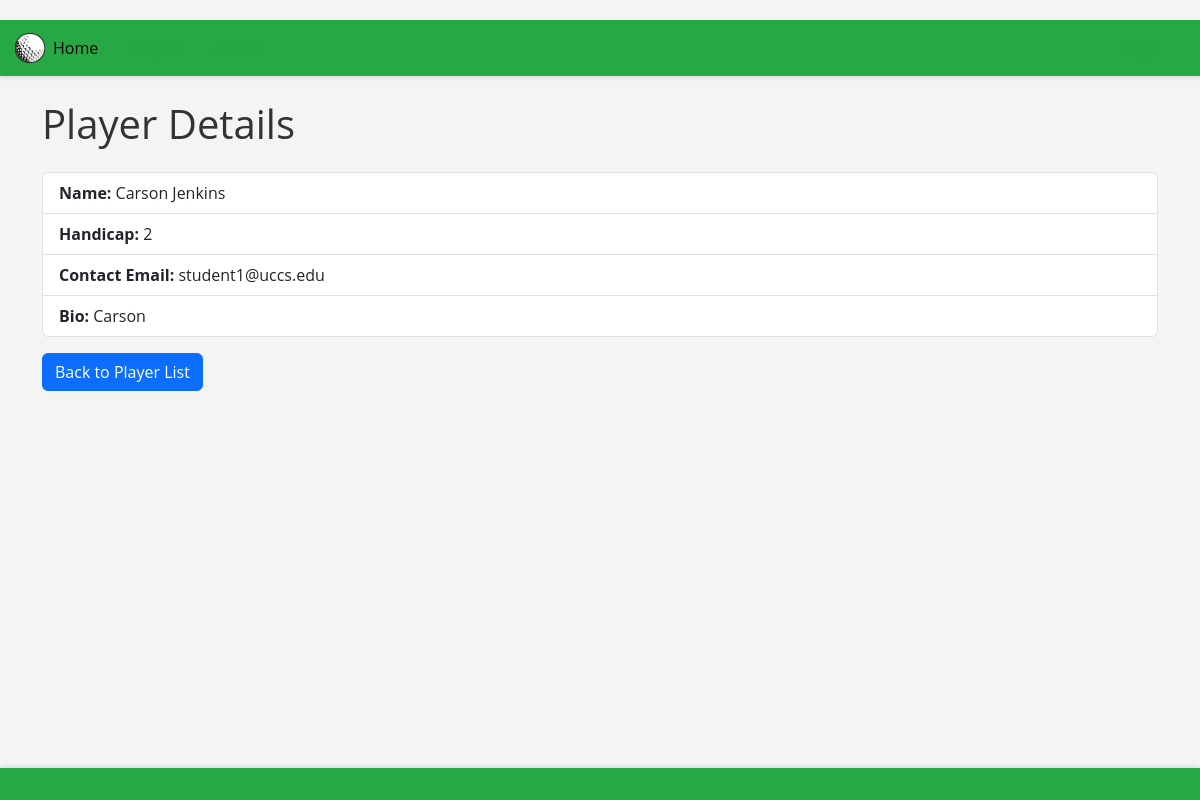
Screenshot of /players/4/ with the database file from the repository.
### golf_app/models.py (models this page shows, shortened)
class Player(models.Model):
    name = models.CharField(max_length=200)
    handicap = models.IntegerField()
    contact_email = models.EmailField(max_length=200)
    bio = models.TextField(blank=True)

### golf_app/views.py (the view)
# urls.py: path('players/<int:pk>/', views.PlayerDetailView.as_view(), name='player-detail'),
class PlayerDetailView(generic.DetailView):
    model = Player
    template_name = 'golf_app/player_detail.html'

### golf_app/templates/golf_app/player_detail.html
{% extends 'golf_app/base_template.html' %}
{% block content %}
<div class="container mt-4">
    <h1 class="mb-4">Player Details</h1>
    <ul class="list-group">
        <li class="list-group-item"><strong>Name:</strong> {{ player.name }}</li>
        <li class="list-group-item"><strong>Handicap:</strong> {{ player.handicap }}</li>
        <li class="list-group-item"><strong>Contact Email:</strong> {{ player.contact_email }}</li>
        <li class="list-group-item"><strong>Bio:</strong> {{ player.bio }}</li>
    </ul>
    <a href="{% url 'player-list' %}" class="btn btn-primary mt-3">Back to Player List</a>
</div>
{% endblock %}

### golf_app/templates/golf_app/base_template.html (style rules this page uses)
body { font-family: 'Open Sans', sans-serif; background-color: #f4f4f4; color: #333; padding-top: 20px; }

### rows the page displays
Player: name "Carson Jenkins", handicap "2", contact_email "student1@uccs.edu", bio "Carson"
